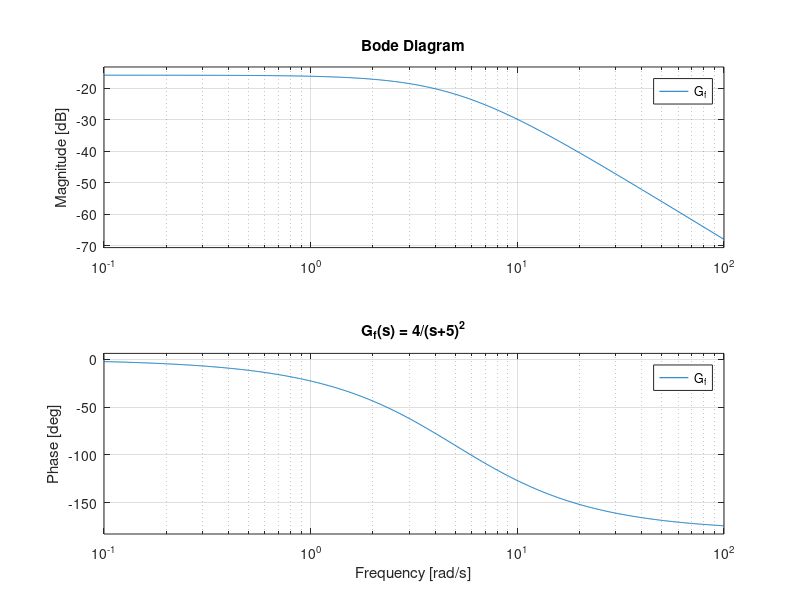
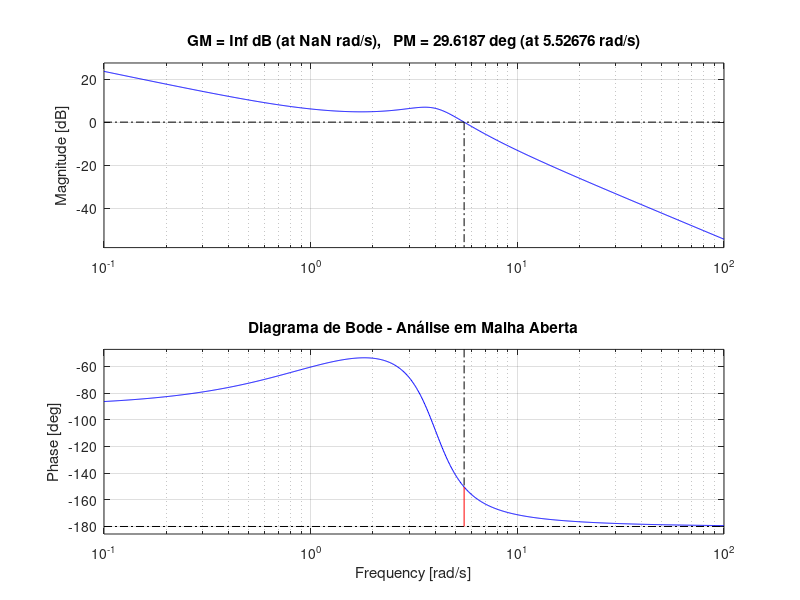
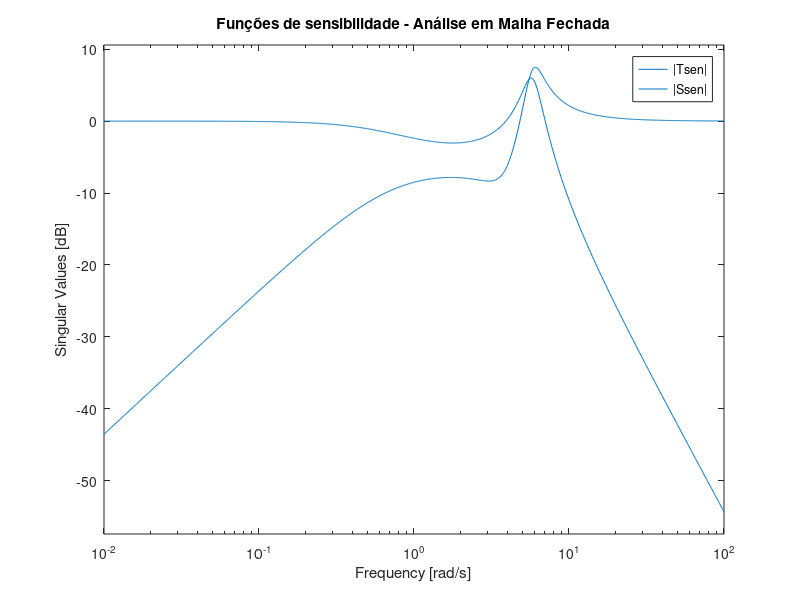

The MATLAB script that drew these images, in order:
%% Lista 01
clear all; close all; clc;

%% 1) Calcule os determinantes das matrizes:
disp("QUESTÃO 1");
clear all; 
M1 = [1 3 0; -1 2 1; 1 -1 1] 
disp("det(M1) = "); det(M1)

M2 = [-1 3 2; -1 2 1; 2 -6 -4]
disp("det(M2) = "); det(M2)

M3 = [1 0 3 5; 3 1 1 0; 0 1 1 1; 1 2 3 4]
disp("det(M3) = "); det(M3)

M5 = [-1 3 0 0 0 0; 2 1 0 0 0 0; 0 0 1 2 0 0; 0 0 -1 -1 0 0; 0 0 0 0 5 6; 0 0 0 0 1 1]
disp("det(M5) = "); det(M5)

%% 2) Quando possível, calcule as inversas das seguintes matrizes:
disp("QUESTÃO 2");
clear all;
A = [1 2; 3 1]
disp("inv(A) = "); inv(A)

B  = [ 1 3 0; -1 2 1; 1 -1 1]
disp("inv(B) = "); inv(B)

C = [-1 3 2; -1 2 1; 2 -6 -4]
disp("inv(C) = Não Existe. "); inv(C) 

%% 8) Calcule os autovalores das seguintes matrizes:
disp("QUESTÃO 8");
clear all; 

A = [1 2; 0 4]
disp("eig(A) = "); eig(A)

B = [1 2; 2 4]
disp("eig(B) = "); eig(B)

C = [2 2; 8 8]
disp("eig(C) = "); eig(C)

D = [1 0; 1 4]
disp("eig(D) = "); eig(D)

%%  9) Trace os Diagramas de Bode dos seguintes sistemas:
disp("QUESTÃO 9");
clear all; 

% Letra (a)
G_a = tf(1, 1);

% Letra (b)
G_b = tf(1, [1 0]);

% Letra (c)
G_c = tf(1, [1 1]);

% Letra (d)
G_d = tf(4, conv([1 3], [1 8])); % (s+3)(s+8)

% Letra (e)
num_e = 5 * conv([0.01 1], [0.01 1]);               % (1 + 0.01s)^2
den_e = conv([1 0], conv([0.0001 1], [0.0001 1]));  % s*(1 + 0.0001s)^2
G_e = tf(num_e, den_e);

% Letra (f)
G_f = tf(4, conv([1 5], [1 5])); % (s+5)^2

% Plots
figure;
subplot(3,2,1);
bode(G_a); grid on; title('G_a(s) = 1');

subplot(3,2,2);
bode(G_b); grid on; title('G_b(s) = 1/s');

subplot(3,2,3);
bode(G_c); grid on; title('G_c(s) = 1/(s+1)');

subplot(3,2,4);
bode(G_d); grid on; title('G_d(s) = 4/[(s+3)(s+8)]');

subplot(3,2,5);
bode(G_e); grid on; title('G_e(s) = 5(1+0.01s)^2 / [s(1+0.0001s)^2]');

subplot(3,2,6);
bode(G_f); grid on; title('G_f(s) = 4/(s+5)^2');

%% 13)
% Elabore um exemplo com um processo sub-amortecido de segunda ordem 
% ligado à uma malha de controle PI. Usando este exemplo, avalie as margens
% de Ganho e de Fase pelo método de Bode (em malha aberta) e compare com a
% avaliação a partir das margens obtidas via funções de sensibilidade 
% (análise em malha fechada).

disp("QUESTÃO 13");
clear all; 

% 1. Planta subamortecida de 2ª ordem
wn = 4;        % frequência natural
zeta = 0.3;    % fator de amortecimento
G = tf(wn^2, [1 2*zeta*wn wn^2]);

% 2. Controlador PI
Kp = 1.2; Ki = 1.5;
C = tf([Kp Ki], [1 0]);  % C(s) = (Kp*s + Ki)/s

% 3. Análise em malha aberta (C(s)*G(s))
L = C * G;  % Malha aberta

figure;
margin(L); grid on;
title('Diagrama de Bode - Análise em Malha Aberta');

% 4. Malha fechada com realimentação negativa unária
Tsen = feedback(L, 1);      % Função de co-sensibilidade T(s)
Ssen = 1 - Tsen;            % Função de sensibilidade S(s)

mt = max( sigma(Tsen) );
ms = max( sigma(Ssen) );

GmdB = min( 20*log10(ms/(ms-1)), 20*log10(1+(1/mt)) );
Pmdeg = (180/pi)*min( (2*asin(1/(2*ms)) ), (2*asin(1/(2*mt)) ) );

disp('--- Análise com funções de sensibilidade ---');
disp(['Ganho máximo |Tsen| (mt): ', num2str(mt)]);
disp(['Ganho máximo |Ssen| (ms): ', num2str(ms)]);
disp(['Margem de ganho estimada (dB): ', num2str(GmdB)]);
disp(['Margem de fase estimada (graus): ', num2str(Pmdeg)]);

figure; sigma(Tsen); hold; sigma(Ssen); grid;
legend('|Tsen|','|Ssen|'); title('Funções de sensibilidade - Análise em Malha Fechada');

%% 17)
% Para o sistema mostrado a seguir, utilizando a fórmula de Ackermann, 
% projete um observador de estados tal que os pólos do sistema observador 
% sejam o dobro dos pólos de malha aberta da planta. 
% Apresente, como resultado, o ganho L do observador.

disp("QUESTÃO 17");
clear all;

% Matrizes
A = [1 2; -3 -4];
B = [1; 2];
C = [1 0];

% 1. Autovalores da planta
p_plant = eig(A)

% 2. Dobro dos polos da planta 
p_observer = 2 * p_plant;

% 3. Ganho do observador (Ackermann)
disp('Ganho do observador L:')
L = acker(A', C', p_observer)'

%% 19)
% 19) Dado o sistema mostrado a seguir, descrito no espaço de estados, 
% verifique se este sistema é (i) estável, se é (ii) controlável e (iii)
% observável. Por fim, (iv) obtenha a função detransferência que descreve 
% a sua relação de entrada e saída.
disp("QUESTÃO 19");
clear all;

% Matrizes
A = [20 -200; 0 0];
B = [0; 1];
C = [0 200];
D = 0;

% Verificar se o sistema é (i) estável:
autovalores = eig(A);
if all(real(autovalores) < 0)
    disp('Sistema Estável');
else
    disp('Sistema NÃO é Estável');
end

% Verificar se o sistema é (ii) controlável:
Co = ctrb(A, B);
if rank(Co) == size(A,1)
    disp("Sistema Controlável");
else
    disp("Sistema NÃO é Controlável");
end

% Verificar se o sistema é (iii) observável:
Ob = obsv(A, C);

if rank(Ob) == size(A,1)
    disp("Sistema Observável");
else
    disp("Sistema NÃO é Observável");
end

% Calcular a função de transferência
s = tf('s');  % Define a variável 's' para a função de transferência
G = C * inv(s * eye(size(A)) - A) * B + D

%% 21
% Dado o sistema mostrado a seguir, descrito no espaço de estados, 
% verifique se este sistemaé (i) estável, se é (ii) controlável e (iii) 
% observável. Por fim, (iv) obtenha a função detransferência que descreve 
% a sua relação de entrada e saída.

disp("QUESTÃO 21");
clear all;

% Matrizes
A = [3 -2 0; 1 0 0; 0 1 0];
B = [1; 0; 0];
C = [0 0 1];
D = 0;

% Verificar se o sistema é (i) estável:
autovalores = eig(A);
if all(real(autovalores) < 0)
    disp('Sistema Estável');
else
    disp('Sistema NÃO é Estável');
end

% Verificar se o sistema é (ii) controlável:
Co = ctrb(A, B);
if rank(Co) == size(A,1)
    disp("Sistema Controlável");
else
    disp("Sistema NÃO é Controlável");
end

% Verificar se o sistema é (iii) observável:
Ob = obsv(A, C);

if rank(Ob) == size(A,1)
    disp("Sistema Observável");
else
    disp("Sistema NÃO é Observável");
end

% Calcular a função de transferência
s = tf('s');  % Define a variável 's' para a função de transferência
G = C * inv(s * eye(size(A)) - A) * B + D